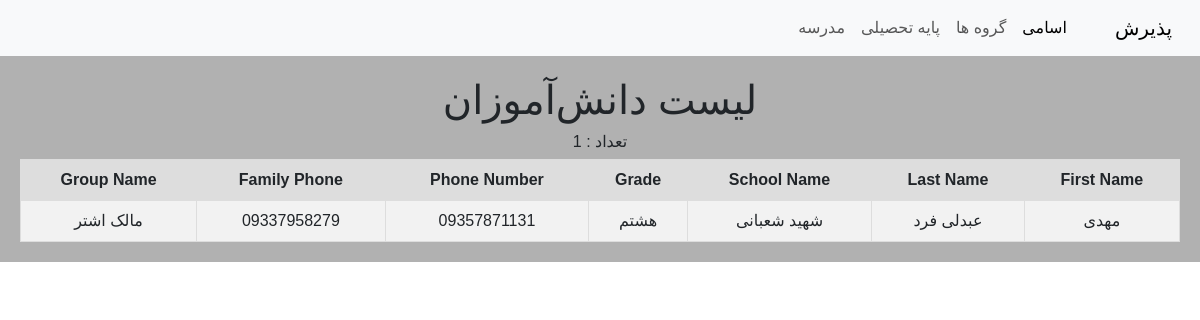
The app's page /create/, older data.
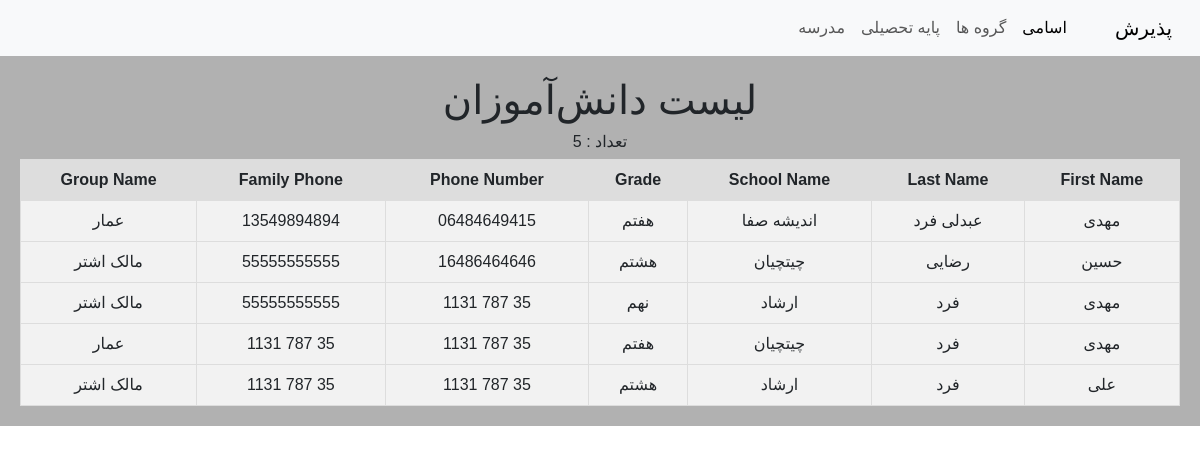
The same page, newer data.
### home/models.py (models this page shows)
class Paziresh(models.Model):
    fname = models.CharField(max_length=100)
    lname = models.CharField(max_length=500)
    school_name = models.CharField(max_length=500)
    grade = models.CharField(max_length=50)
    phone = models.CharField(max_length=20)
    parent_phone = models.CharField(max_length=20)
    group_name = models.CharField(max_length=50)
    created_bey = models.CharField(max_length=50)
    created = models.DateTimeField(auto_now=True)

### home/views.py (the view)
# urls.py: path('create/', views.all, name='allstudent'),
def all(request):
    all = Paziresh.objects.all()
    all_count = Paziresh.objects.all().count()
    return render(request, 'hello.html', {'all_student':all, 'count':all_count})

### templates/hello.html (shortened to what this page needs)
{% extends 'base.html' %}
{% block c %}
    <h1>لیست دانش‌آموزان</h1>
    <h6> تعداد : {{ count }}</h6>
    <table style="border-collapse: collapse; width: 100%; background-color: #f2f2f2;">
        <tr style="background-color: #ddd;">
            <th style="border: 1px solid #ddd; padding: 8px;">First Name</th>
            <th style="border: 1px solid #ddd; padding: 8px;">Last Name</th>
            <th style="border: 1px solid #ddd; padding: 8px;">School Name</th>
            <th style="border: 1px solid #ddd; padding: 8px;">Grade</th>
            <th style="border: 1px solid #ddd; padding: 8px;">Phone Number</th>
            <th style="border: 1px solid #ddd; padding: 8px;">Family Phone</th>
            <th style="border: 1px solid #ddd; padding: 8px;">Group Name</th>
        </tr>
        {% for student in all_student %}
        <tr style="border: 1px solid #ddd;">
            <td style="border: 1px solid #ddd; padding: 8px;">{{ student.fname }}</td>
            <td style="border: 1px solid #ddd; padding: 8px;">{{ student.lname }}</td>
            <td style="border: 1px solid #ddd; padding: 8px;">{{ student.school_name }}</td>
            <td style="border: 1px solid #ddd; padding: 8px;">{{ student.grade }}</td>
            <td style="border: 1px solid #ddd; padding: 8px;">{{ student.phone }}</td>
            <td style="border: 1px solid #ddd; padding: 8px;">{{ student.parent_phone }}</td>
            <td style="border: 1px solid #ddd; padding: 8px;">{{ student.group_name }}</td>
        </tr>
        {% endfor %}
    </table>
{% endblock %}

Row changes from the older to the newer data that the page shows:
changed Paziresh "عبدلی فرد": school_name "شهید شعبانی" → "اندیشه‌ صفا"; grade "هشتم" → "هفتم"; phone "09357871131" → "06484649415"; parent_phone "09337958279" → "13549894894"; group_name "مالک اشتر" → "عمار"
added Paziresh: fname "حسین", lname "رضایی", school_name "چیتچیان", grade "هشتم", phone "16486464646", parent_phone "55555555555", group_name "مالک اشتر"
added Paziresh: fname "مهدی", lname "فرد", school_name "ارشاد", grade "نهم", phone "35 787 1131", parent_phone "55555555555", group_name "مالک اشتر"
added Paziresh: fname "مهدی", lname "فرد", school_name "چیتچیان", grade "هفتم", phone "35 787 1131", parent_phone "35 787 1131", group_name "عمار"
added Paziresh: fname "علی", lname "فرد", school_name "ارشاد", grade "هشتم", phone "35 787 1131", parent_phone "35 787 1131", group_name "مالک اشتر"
Text that changed along with them:
{{ count }}: "1" → "5"
